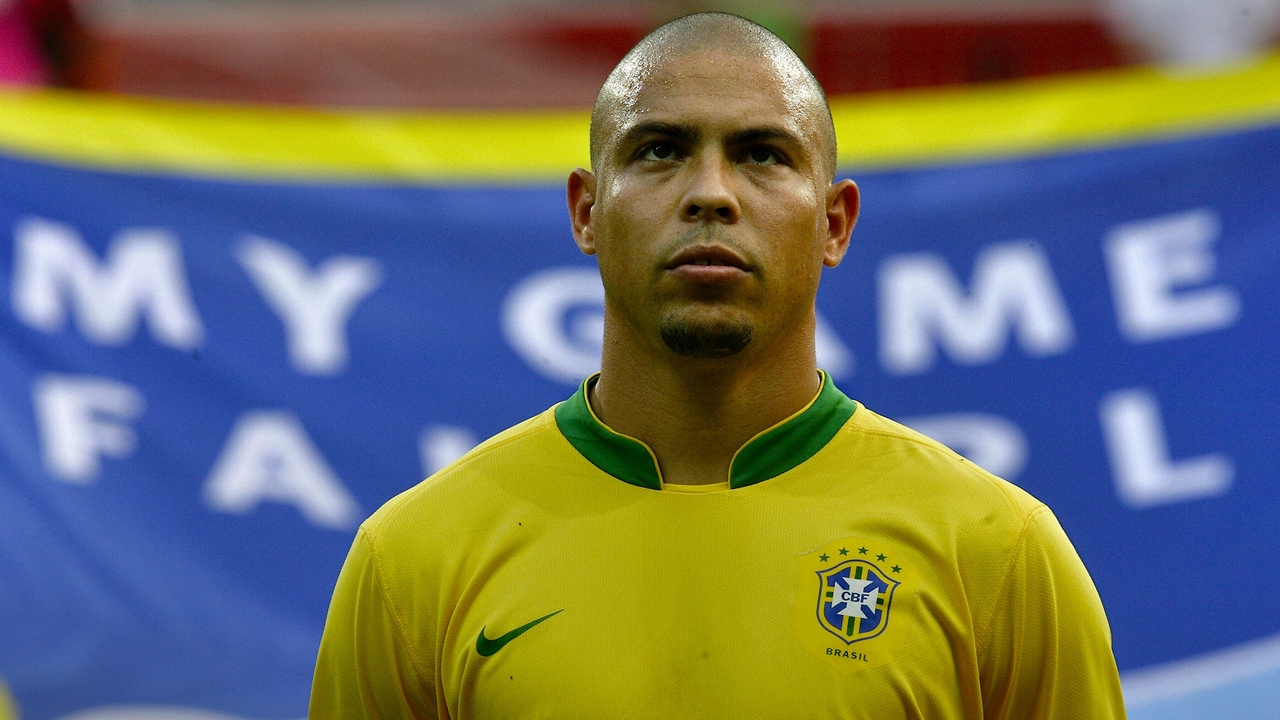
#> input picture images/originalImages/img102.jpg, 1280 x 720 px; its folder holds only this picture in this run
$ python test3.py
#> lines starting #> are read from the running program, lines starting #| are printed output that depends on the picture; after the words box and inside, x2 and y2 are one past the last pixel; in counts of white or black regions, pixels touching at a corner belong together
import cv2
import copy
import numpy as np
import glob
import datetime

adressOriginalImages  = '/home/estevamgalvao/Documentos/PycharmProjects/IPI-FinalProject/images/originalImages/'
adressBluredImages    = '/home/estevamgalvao/Documentos/PycharmProjects/IPI-FinalProject/images/bluredImages/'
adressEdgesImages     = '/home/estevamgalvao/Documentos/PycharmProjects/IPI-FinalProject/images/edgesImages/'
adressbFilteredImages = '/home/estevamgalvao/Documentos/PycharmProjects/IPI-FinalProject/images/bFilteredImages/'
adressRes2Images      = '/home/estevamgalvao/Documentos/PycharmProjects/IPI-FinalProject/images/quantizedImages/'
adressCartoonImages   = '/home/estevamgalvao/Documentos/PycharmProjects/IPI-FinalProject/images/cartoonImages/'
adressAuxImages  = '/home/estevamgalvao/Documentos/PycharmProjects/IPI-FinalProject/images/auxImages/'

typeImage = '*.jpg'
# adressOriginalImages += typeImage
originalImagesArray = [cv2.imread(file) for file in sorted(glob.glob(adressOriginalImages + typeImage))]
#> originalImagesArray = 1 item
# [9 lines of commented-out code are left out]
typeImage = typeImage[1:]
a = datetime.datetime.now()
numImages = len(originalImagesArray)
#> numImages = 1
# numImages = 1
for i in range(numImages):

    imageAux = originalImagesArray[i]
    cv2.imwrite(adressAuxImages + 'imageAux' + str((i+1)) + typeImage, imageAux)
    # imageAux = cv2.imread(adressOriginalImages + 'img' + str((i + 1)) + '.jpg')
    print(adressOriginalImages + 'img' + str((i + 1)) + '.jpg')

    imageBlured = cv2.medianBlur(imageAux, 7)
    cv2.imwrite(adressBluredImages + 'imageBlured' + str((i+1)) + typeImage, imageBlured)
    # cv2.imwrite(adressBluredImages + 'SEMGLOBimageBlured' + str((i+1)) + typeImage, imageBlured)


    imageEdges = cv2.Canny(imageBlured, 62.5, 125, L2gradient=True)
    imageEdges = cv2.bitwise_not(imageEdges) # inverto as linhas de branco para preto e o fundo de preto para branco
    cv2.imwrite(adressEdgesImages + 'imageEdges' + str((i+1)) + typeImage, imageEdges)
    # cv2.imwrite(adressEdgesImages + 'SEMGLOBimageEdges' + str((i+1)) + typeImage, imageEdges)

    imageEdges = cv2.cvtColor(imageEdges, cv2.COLOR_GRAY2RGB) # faço a img ter 3 canais novamente

    imageFiltered = cv2.bilateralFilter(imageBlured, 7, 35, 35)
    cv2.imwrite(adressbFilteredImages + 'imageFiltered' + str((i+1)) + typeImage, imageFiltered)
    # cv2.imwrite(adressbFilteredImages + 'SEMGLOBimageFiltered' + str((i+1)) + typeImage, imageFiltered)


    imageKmeans = imageFiltered.reshape((-1, 3))
    imageKmeans = np.float32(imageKmeans)
    quantizationCriteria = (cv2.TERM_CRITERIA_EPS + cv2.TERM_CRITERIA_MAX_ITER, 10, 1)
    kClusters = 24

    _ret, _label, _center = cv2.kmeans(imageKmeans, kClusters, None, quantizationCriteria, 10, cv2.KMEANS_RANDOM_CENTERS)

    _center = np.uint8(_center)
    _res = _center[_label.flatten()]
    imageQuantized = _res.reshape(imageAux.shape)
    cv2.imwrite(adressRes2Images + 'imageQuantized' + str((i+1)) + typeImage, imageQuantized)
    # cv2.imwrite(adressRes2Images + 'SEMGLOBimageQuantized' + str((i+1)) + typeImage, imageQuantized)

    imageCartoon = cv2.bitwise_and(imageQuantized, imageEdges)
    cv2.imwrite(adressCartoonImages + 'imageCartoon' + str((i+1)) + typeImage, imageCartoon)
#> this loop made 1 pass
#> pass 1, `imageEdges = cv2.Canny(imageBlured, 62.5, 125, L2gradient=True)`:
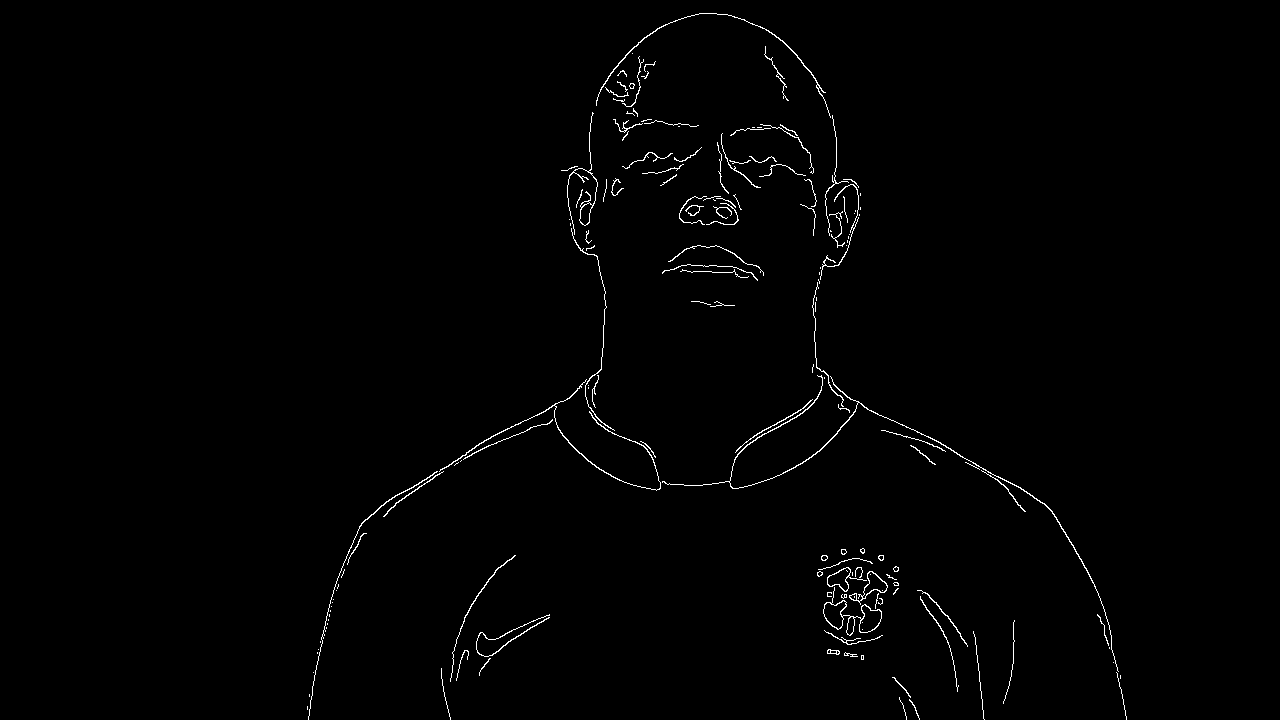
#> imageEdges: shape (720, 1280); 0.93% white in thin lines or dots, all inside (x1, y1, x2, y2) = (307, 13, 1127, 720)
#> imageAux is the input picture: shape (720, 1280, 3); mean B, G, R 101.2, 114.1, 111.1
#> after the loop:
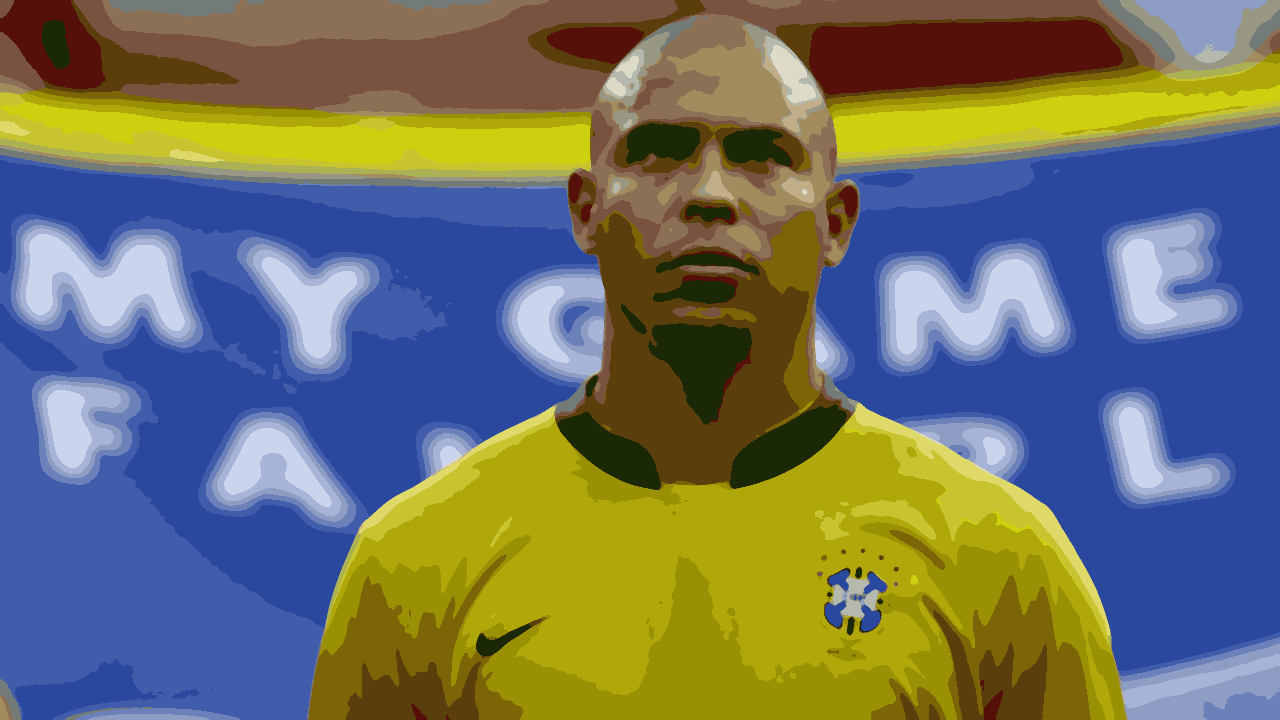
#> imageQuantized: shape (720, 1280, 3); mean B, G, R 100.6, 113.6, 110.5
    # cv2.imwrite(adressCartoonImages + 'SEMGLOBimageCartoon' + str((i+1)) + typeImage, imageCartoon)

b = datetime.datetime.now()
print("\nThe program took %d hours, %d minutes and %d seconds to execute"%(abs(b.hour-a.hour), abs(b.minute-a.minute), abs(b.second-a.second)))
